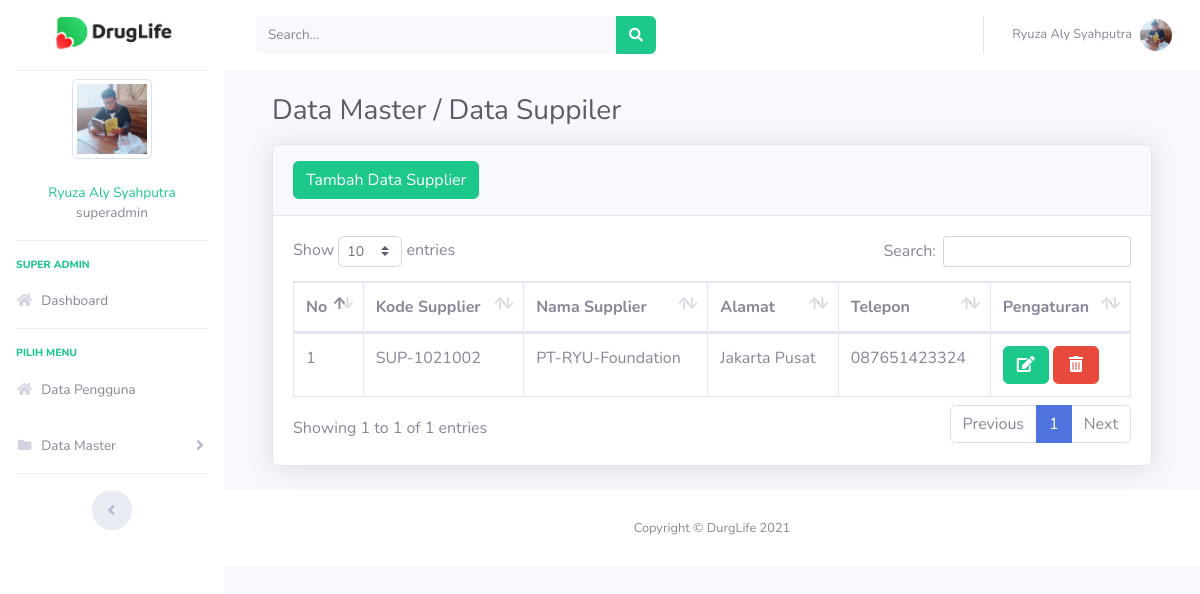
/index3.php?page=supplier (signed in), run on the app's committed database.
### tables this page shows
CREATE TABLE `users` (
  `id` int(11) NOT NULL,
  `nik` varchar(10) NOT NULL,
  `nama` varchar(100) NOT NULL,
  `alamat` varchar(200) NOT NULL,
  `telepon` varchar(100) NOT NULL,
  `username` varchar(100) NOT NULL,
  `password` varchar(100) NOT NULL,
  `level` varchar(25) NOT NULL DEFAULT 'member',
  `foto` varchar(25) NOT NULL
);

CREATE TABLE `tb_supplier` (
  `id` int(100) NOT NULL,
  `kode_supplier` varchar(100) NOT NULL,
  `nama_supplier` varchar(100) NOT NULL,
  `alamat` varchar(100) NOT NULL,
  `telepon` varchar(15) NOT NULL
);

### index3.php (the view, shortened to what this page needs)
<?php
	$koneksi = new mysqli("localhost","root","","obat");
	?>
<!DOCTYPE html>
<html lang="en">
<head>
  <link href="vendor/fontawesome-free/css/all.min.css" rel="stylesheet" type="text/css">
  <link href="css/sb-admin-2.min.css" rel="stylesheet">
  <link href="vendor/datatables/dataTables.bootstrap4.min.css" rel="stylesheet">
</head>
<body id="page-top">
  <div id="wrapper">
    <ul class="navbar-nav sidebar sidebar-light accordion" id="accordionSidebar">
    <a class="sidebar-brand d-flex align-items-center justify-content-center" href="index.html">
        <img src="img/logo1.png" alt="logo" width="120">
    </a>
      <hr class="sidebar-divider my-0">
 <?php
   if ($_SESSION['superadmin']) {
	   $user = $_SESSION['superadmin'];
   }
   $sql =$koneksi->query("select * from users where id='$user'");
   $data = $sql->fetch_assoc();
   ?>
    <li class="d-flex align-items-center justify-content-center">
        <a class="nav-link">
		 <img src="img/<?php echo $data['foto']?>" class="img-circle img-thumbnail" width="80" alt="User"/></a>
	  </li>
		 <li class="nav-item ">
        <a class="nav-link">
      <div class="d-flex align-items-center justify-content-center" class="name"> <span class="text-success fw-bold" ><?php echo  $data['nama'];?></span></div>
		 <div class="d-flex align-items-center justify-content-center" class="email"> <span class="fst-italic"><?php echo $data['level'];?></span></div>
		 </a>
      </li>
      <hr class="sidebar-divider">
      <div class="sidebar-heading">
        <span class="text-success" >Super Admin</span>
      </div>
      <li class="nav-item">
        <a class="nav-link" href="?page=home3">
          <i class="fas fa-fw fa-home"></i>
          <span>Dashboard</span></a>
      </li>
      <hr class="sidebar-divider">
      <div class="sidebar-heading">
      <span class="text-success" >Pilih Menu</span>
      </div>
	    <li class="nav-item">
        <a class="nav-link" href="?page=pengguna">
          <i class="fas fa-fw fa-home"></i>
          <span>Data Pengguna</span></a>
      </li>
	   <li class="nav-item">
        <a class="nav-link collapsed" href="#" data-toggle="collapse" data-target="#collapseData" aria-expanded="true" aria-controls="collapseData">
          <i class="fas fa-fw fa-folder"></i>
          <span>Data Master</span>
        </a>
      </li>
      <hr class="sidebar-divider d-none d-md-block">
      <div class="text-center d-none d-md-inline">
        <button class="rounded-circle border-0" id="sidebarToggle"></button>
      </div>
    </ul>
    <div id="content-wrapper" class="d-flex flex-column">
      <div id="content">
     <nav class="navbar navbar-expand navbar-light bg-white topbar mb-4 static-top">
 <form
                class="d-none d-sm-inline-block form-inline mr-auto ml-md-3 my-2 my-md-0 mw-100 navbar-search">
                <div class="input-group">
                    <input type="text" class="form-control bg-light border-0 small" placeholder="Search..."
                        aria-label="Search" aria-describedby="basic-addon2">
                    <div class="input-group-append">
                        <button class="btn btn-success" type="button">
                            <i class="fas fa-search fa-sm"></i>
                        </button>
                    </div>
                </div>
            </form>
            <ul class="navbar-nav ml-auto">
          <ul class="navbar-nav ml-auto">
            <li class="nav-item dropdown no-arrow">
                    <a class="nav-link dropdown-toggle" href="#" id="userDropdown" role="button"
                        data-toggle="dropdown" aria-haspopup="true" aria-expanded="false">
                        <span class="mr-2 d-none d-lg-inline text-gray-600 small"> <?php echo  $data['nama'];?></span>
                        <img class="img-profile rounded-circle"
                            src="img/<?php echo $data['foto']?>">
                    </a>
                </li>
          </ul>
        </nav>
        <div class="container-fluid">
		 <section class="content">
		      <?php
			   $page = $_GET['page'];
			   $aksi = $_GET['aksi'];
			   if ($page == "supplier") {
				   if ($aksi == "") {
					   include "page/supplier/supplier.php";
				   }
			   }
			   ?>
    </section>
</div>
   <footer class="sticky-footer bg-white">
    <div class="container my-auto">
        <div class="copyright text-center my-auto">
            <span>Copyright &copy; DurgLife 2021</span>
        </div>
    </div>
</footer>
    </div>
  </div>
  </div>
</body>
</html>

### page/supplier/supplier.php (shortened to what this page needs)
<div class="container-fluid">
<h1 class="h3 mb-0 text-gray-800" style="margin-bottom: 3rem;">Data Master / Data Suppiler</h1>
  <div class="card shadow mb-4" style="margin-top: 1rem;">
    <div class="card-header py-3">
    <a href="?page=supplier&aksi=tambahsupplier" class="btn btn-success" >Tambah Data Supplier</a>
    </div>
    <div class="card-body">
      <div class="table-responsive">
        <table class="table table-bordered" id="dataTable" width="100%" cellspacing="0">
        <thead>
                                <tr>
			<th>No</th>
			<th>Kode Supplier</th>
			<th>Nama Supplier</th>
			<th>Alamat</th>
			<th>Telepon</th>
			<th>Pengaturan</th>
                                </tr>
		</thead>
          <tbody>
            <?php
	$no = 1;
	$sql = $koneksi->query("select * from tb_supplier");
	while ($data = $sql->fetch_assoc()) {
	?>
                                <tr>
                                    <td><?php echo $no++; ?></td>
			<td><?php echo $data['kode_supplier'] ?></td>
			<td><?php echo $data['nama_supplier'] ?></td>
			<td><?php echo $data['alamat'] ?></td>
			<td><?php echo $data['telepon'] ?></td>
			<td>
			<a href="?page=supplier&aksi=ubahsupplier&kode_supplier=<?php echo $data['kode_supplier'] ?>" class="btn btn-success" ><i class="fas fa-fw fa-edit"></i></a>
			<a onclick="return confirm('Apakah anda yakin akan menghapus data ini?')" href="?page=supplier&aksi=hapussupplier&id=<?php echo $data['kode_supplier'] ?>" class="btn btn-danger" ><i class="fas fa-fw fa-trash-alt"></i></a>
			</td>
                                </tr>
	<?php }?>
		   </tbody>
                        </table>
      </div>
    </div>
  </div>
</div>

### data on the page
users: foto (placeholder picture), nama "Ryuza Aly Syahputra", level "superadmin"
tb_supplier: kode_supplier "SUP-1021002", nama_supplier "PT-RYU-Foundation", alamat "Jakarta Pusat", telepon "087651423324"
